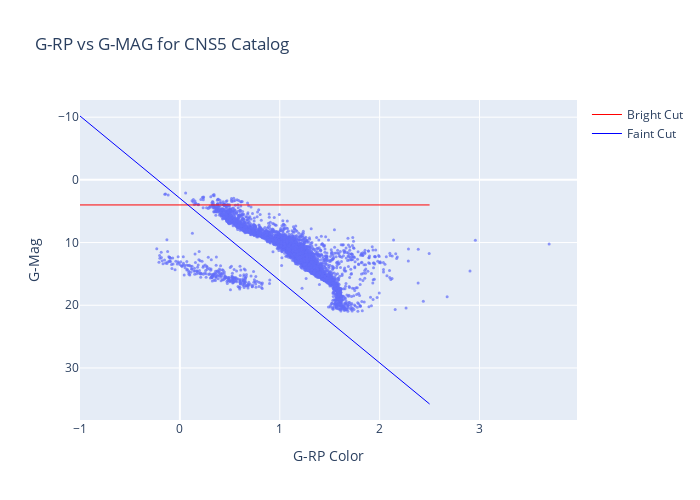

The notebook cell this image was saved under:
### Code cell
p1 = (1.4, 21)
p2 = (0.6, 10.5)

so_slope = (p1[1] - p2[1]) / (p1[0] - p2[0])
so_intercept = 9.5 - so_slope * 0.5

make_plot(so_slope, so_intercept)

### Figure 1 — Plotly figure (JSON) as saved in the notebook; plotly's stock layout.template omitted (floating-point values rounded to 4 significant figures; data arrays with more than 128 entries replaced by an {"elided": "..."} marker saying what was removed)
{"data": [{"marker": {"opacity": 0.7, "size": 3}, "mode": "markers", "showlegend": false, "type": "scatter", "x": {"elided": "5909 float values"}, "y": {"elided": "5909 float values"}}, {"line": {"color": "red", "width": 1}, "mode": "lines", "name": "Bright Cut", "type": "scatter", "x": [-1, 2.5], "y": [4, 4]}, {"line": {"color": "blue", "width": 1}, "mode": "lines", "name": "Faint Cut", "type": "scatter", "x": [-1, 2.5], "y": [-10.19, 35.75]}], "layout": {"height": 500, "title": {"text": "G-RP vs G-MAG for CNS5 Catalog"}, "width": 700, "xaxis": {"title": {"text": "G-RP Color"}}, "yaxis": {"autorange": "reversed", "title": {"text": "G-Mag"}}}}
